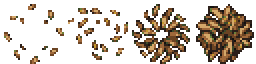
#> input picture assets/vfx/charge/charge_staff_s1.png, 128 x 32 px (shown 2 times larger); its folder holds only this picture in this run
$ python validate_sprites.py
#> lines starting #> are read from the running program, lines starting #| are printed output that depends on the picture; after the words box and inside, x2 and y2 are one past the last pixel; in counts of white or black regions, pixels touching at a corner belong together
"""
validate_sprites.py - Kiểm tra mọi file PNG trong assets/sprites/ và assets/vfx/ theo tiêu chuẩn GDD
1. Đọc kích thước khung từ animations.json (frame_width, frame_height) thay vì cố định 32x32
2. Quét thư mục assets/vfx/ với manifest assets/vfx/charge/manifest.json ghi: số khung, kích thước ô, fps, anchor
3. Tạo assets/vfx/charge/manifest.json từ danh sách file hiện có theo bảng quy định (đọc kích thước thực, báo lỗi nếu khác bảng)
4. Báo cáo chi tiết từng file đạt/không đạt kèm lý do (không tự ý sửa ảnh)
"""
import os
import sys
import io
import json

# Đảm bảo in utf-8 trên console Windows
sys.stdout = io.TextIOWrapper(sys.stdout.buffer, encoding='utf-8')

try:
    from PIL import Image
except ImportError:
    print("Lỗi: Thiếu thư viện Pillow. Vui lòng cài đặt: pip install Pillow")
    sys.exit(1)

# 16 màu cố định theo GDD Mục 3
PALETTE_16 = {
    "#14110F": (0x14, 0x11, 0x0F), # 1. Đen Than
    "#2B1F1A": (0x2B, 0x1F, 0x1A), # 2. Nâu Hầm
    "#4A4A52": (0x4A, 0x4A, 0x52), # 3. Xám Sắt
    "#7C7C80": (0x7C, 0x7C, 0x80), # 4. Xám Đá
    "#6B4423": (0x6B, 0x44, 0x23), # 5. Nâu Gỗ
    "#A0693B": (0xA0, 0x69, 0x3B), # 6. Nâu Da
    "#D4A86A": (0xD4, 0xA8, 0x6A), # 7. Cát
    "#E8D9B0": (0xE8, 0xD9, 0xB0), # 8. Giấy Da
    "#F4EBD0": (0xF4, 0xEB, 0xD0), # 9. Kem
    "#6E1423": (0x6E, 0x14, 0x23), # 10. Đỏ Rượu
    "#A8342B": (0xA8, 0x34, 0x2B), # 11. Đỏ Gạch
    "#3B4A2A": (0x3B, 0x4A, 0x2A), # 12. Xanh Rêu
    "#6B7F3A": (0x6B, 0x7F, 0x3A), # 13. Xanh Lá Úa
    "#C79A2E": (0xC7, 0x9A, 0x2E), # 14. Vàng Cổ
    "#2F4A63": (0x2F, 0x4A, 0x63), # 15. Xanh Thép
    "#5A3A5E": (0x5A, 0x3A, 0x5E), # 16. Tím Mục
}

PALETTE_RGB_SET = set(PALETTE_16.values())

BASE_DIR = os.path.normpath(os.path.join(os.path.dirname(__file__), ".."))
SPRITES_DIR = os.path.join(BASE_DIR, "assets", "sprites")
VFX_DIR = os.path.join(BASE_DIR, "assets", "vfx")
VFX_CHARGE_DIR = os.path.join(VFX_DIR, "charge")
VFX_MANIFEST_PATH = os.path.join(VFX_CHARGE_DIR, "manifest.json")
ANIMATIONS_JSON_PATH = os.path.join(SPRITES_DIR, "player", "animations.json")

# Bảng quy định chuẩn cho VFX tích lực (Giai đoạn B - Mục 3)
CHARGE_TABLE = {
    "charge_staff_s1":        {"frames": 4, "frame_width": 32, "frame_height": 32, "fps": 12, "anchor": [16, 16]},
    "charge_staff_s2":        {"frames": 4, "frame_width": 32, "frame_height": 32, "fps": 12, "anchor": [16, 16]},
    "charge_staff_s3":        {"frames": 4, "frame_width": 32, "frame_height": 32, "fps": 12, "anchor": [16, 16]},
    "release_staff_dust":     {"frames": 4, "frame_width": 48, "frame_height": 48, "fps": 12, "anchor": [24, 24]},
    "glint_dagger":           {"frames": 3, "frame_width": 8,  "frame_height": 8,  "fps": 12, "anchor": [4, 4]},
    "release_dagger_speed":   {"frames": 3, "frame_width": 32, "frame_height": 16, "fps": 12, "anchor": [16, 8]},
    "stone_sling_s1":         {"frames": 2, "frame_width": 8,  "frame_height": 8,  "fps": 12, "anchor": [4, 4]},
    "stone_sling_s2":         {"frames": 2, "frame_width": 10, "frame_height": 10, "fps": 12, "anchor": [5, 5]},
    "stone_sling_s3":         {"frames": 2, "frame_width": 12, "frame_height": 12, "fps": 12, "anchor": [6, 6]},
    "release_sling_trail_s1": {"frames": 3, "frame_width": 16, "frame_height": 6,  "fps": 12, "anchor": [8, 3]},
    "release_sling_trail_s2": {"frames": 3, "frame_width": 24, "frame_height": 6,  "fps": 12, "anchor": [12, 3]},
    "release_sling_trail_s3": {"frames": 3, "frame_width": 32, "frame_height": 6,  "fps": 12, "anchor": [16, 3]},
    "flash_stage":            {"frames": 4, "frame_width": 24, "frame_height": 24, "fps": 12, "anchor": [12, 12]},
    "puff_cancel":            {"frames": 4, "frame_width": 16, "frame_height": 16, "fps": 12, "anchor": [8, 8]},
}

def analyze_rgba_image(rgba_img):
    """
    Phân tích màu và alpha cực nhanh bằng phương thức getcolors() ở tầng C của Pillow.
    Trả về: (has_transparent, min_a, max_a, semi_count, non_palette_set)
    """
    alpha = rgba_img.getchannel("A")
    min_a, max_a = alpha.getextrema()

    # Đếm pixel bán trong suốt qua bảng màu 256 mức của kênh alpha
    alpha_colors = alpha.getcolors(maxcolors=256) or []
    semi_count = sum(cnt for cnt, val in alpha_colors if 0 < val < 255)
    has_transparent = (min_a == 0)

    # Đếm và kiểm tra màu palette từ getcolors
    colors = rgba_img.getcolors(maxcolors=200000)
    non_palette = set()
    if colors:
        for cnt, (r, g, b, a) in colors:
            if a == 0:
                continue
            if (r, g, b) not in PALETTE_RGB_SET:
                non_palette.add(f"RGB({r},{g},{b})")
    else:
        # Nếu vượt quá 200,000 màu (ảnh canvas độ phân giải cao chưa xử lý)
        thumb = rgba_img.resize((min(rgba_img.width, 256), min(rgba_img.height, 256)), Image.Resampling.NEAREST)
        for cnt, (r, g, b, a) in (thumb.getcolors(maxcolors=200000) or []):
            if a > 0 and (r, g, b) not in PALETTE_RGB_SET:
                non_palette.add(f"RGB({r},{g},{b})")
        non_palette.add("Hơn 200,000 mã màu khác nhau")

    return has_transparent, min_a, max_a, semi_count, non_palette

def load_animations_config():
    """Tải cấu hình animations.json để lấy kích thước khung cho từng file sprite nhân vật."""
    anim_map = {}
    if not os.path.isfile(ANIMATIONS_JSON_PATH):
        return anim_map

    try:
        with open(ANIMATIONS_JSON_PATH, "r", encoding="utf-8") as f:
            data = json.load(f)
            if "player_egg" in data and "animations" in data["player_egg"]:
                anims = data["player_egg"]["animations"]
                default_size = data["player_egg"].get("frame_size", [32, 32])
                for anim_name, cfg in anims.items():
                    file_name = cfg.get("file", "")
                    if file_name:
                        fw = int(cfg.get("frame_width", default_size[0]))
                        fh = int(cfg.get("frame_height", default_size[1]))
                        frames = int(cfg.get("frames", 1))
                        fps = float(cfg.get("fps", 12))
                        anim_map[file_name] = {
                            "anim_name": anim_name,
                            "frame_width": fw,
                            "frame_height": fh,
                            "frames": frames,
                            "fps": fps
                        }
    except Exception as e:
        print(f"⚠️  Cảnh báo: Không thể đọc animations.json: {e}")
    return anim_map

def create_or_update_vfx_manifest():
    """Tạo assets/vfx/charge/manifest.json từ danh sách file thực tế theo bảng quy định."""
    print(f"\n=== TẠO / CẬP NHẬT MANIFEST VFX CHARGE: {VFX_MANIFEST_PATH} ===")
    os.makedirs(VFX_CHARGE_DIR, exist_ok=True)

    manifest_data = {}
    mismatch_errors = []

    # Quét các file thực tế trong assets/vfx/charge/
    actual_files = {}
    for f in os.listdir(VFX_CHARGE_DIR):
        p = os.path.join(VFX_CHARGE_DIR, f)
        if os.path.isfile(p) and f.lower().endswith(".png"):
            actual_files[f] = p

    # Đối chiếu từng mục trong CHARGE_TABLE
    for base_key, spec in CHARGE_TABLE.items():
        standard_filename = f"{base_key}.png"

        # Tìm file thực tế tương ứng (xử lý khoảng trắng hoặc tên mở rộng)
        matched_actual_file = None
        for actual_name in actual_files:
            actual_base = actual_name.rsplit(".", 1)[0].strip()
            if actual_base == base_key:
                matched_actual_file = actual_name
                break

        # Nếu chưa tìm thấy và là nhóm sling_trail, kiểm tra file gộp release_sling_trail_s1s2s3.png
        if not matched_actual_file and "release_sling_trail_" in base_key:
            for actual_name in actual_files:
                if "release_sling_trail_s1s2s3" in actual_name:
                    matched_actual_file = actual_name
                    break

        actual_size = None
        if matched_actual_file:
            img_path = actual_files[matched_actual_file]
            try:
                with Image.open(img_path) as im:
#> im is the input picture: PIL image 128x32 RGBA; mean R, G, B, A 34.3, 25, 14.8, 81.2
                    actual_size = list(im.size)
                    expected_w = spec["frames"] * spec["frame_width"]
                    expected_h = spec["frame_height"]
                    if actual_size[0] != expected_w or actual_size[1] != expected_h:
                        mismatch_errors.append(
                            f"File '{matched_actual_file}': Kích thước thực tế {actual_size[0]}x{actual_size[1]} "
                            f"KHÁC quy định bảng ({expected_w}x{expected_h} cho {spec['frames']} khung {spec['frame_width']}x{spec['frame_height']})"
                        )
            except Exception as e:
                mismatch_errors.append(f"Không thể đọc file '{matched_actual_file}': {e}")

        entry = {
            "frames": spec["frames"],
            "frame_width": spec["frame_width"],
            "frame_height": spec["frame_height"],
            "frame_size": [spec["frame_width"], spec["frame_height"]],
            "fps": spec["fps"],
            "anchor": spec["anchor"]
        }
        if actual_size:
            entry["actual_size"] = actual_size

        # Ghi vào manifest theo tên file chuẩn
        manifest_data[standard_filename] = entry

        # Nếu file trên đĩa có tên đặc thù (khoảng trắng / gộp), thêm alias vào manifest
        if matched_actual_file and matched_actual_file != standard_filename:
            alias_entry = dict(entry)
            alias_entry["note"] = f"Tên file thực tế trên đĩa tương ứng với {base_key}"
            manifest_data[matched_actual_file] = alias_entry

    # Ghi file manifest.json
    try:
        with open(VFX_MANIFEST_PATH, "w", encoding="utf-8") as f:
            json.dump(manifest_data, f, indent=2, ensure_ascii=False)
        print(f"✅ Đã ghi thành công {VFX_MANIFEST_PATH} ({len(manifest_data)} mục cấu hình).")
    except Exception as e:
        print(f"❌ Lỗi ghi file manifest: {e}")

    if mismatch_errors:
        print("\n[BÁO LỖI KÍCH THƯỚC THỰC TẾ SO VỚI BẢNG QUY ĐỊNH]:")
        for err in mismatch_errors:
            print(f"  ❌ {err}")
    else:
        print("  ✅ Tất cả các file đều có kích thước thực tế khớp bảng quy định.")

    return manifest_data

def validate_sprites_directory(anim_map):
    """Kiểm tra các file trong assets/sprites/ (Hỗ trợ frame_width/frame_height từ animations.json)."""
    print(f"\n=== 1. KIỂM ĐỊNH TÀI NGUYÊN SPRITE: {SPRITES_DIR} ===\n")
    if not os.path.isdir(SPRITES_DIR):
        print(f"Lỗi: Không tìm thấy thư mục {SPRITES_DIR}")
        return 0, 0

    png_files = []
    for root, dirs, files in os.walk(SPRITES_DIR):
        for f in sorted(files):
            if f.lower().endswith(".png"):
                png_files.append(os.path.join(root, f))

    if not png_files:
        print("Không tìm thấy file PNG nào trong assets/sprites/.")
        return 0, 0

    total_files = len(png_files)
    passed_files = 0

    for path in png_files:
        rel_path = os.path.relpath(path, SPRITES_DIR).replace("\\", "/")
        filename = os.path.basename(path)
        errors = []
        warnings = []

        try:
            with Image.open(path) as img:
                w, h = img.size
                mode = img.mode

                # 1. Kiểm tra kích thước khung từ animations.json hoặc mặc định
                if filename in anim_map:
                    cfg = anim_map[filename]
                    frame_w = cfg["frame_width"]
                    frame_h = cfg["frame_height"]
                    expected_frames = cfg["frames"]
                    expected_w = expected_frames * frame_w

                    if h != frame_h:
                        errors.append(f"Chiều cao h={h} khác quy định animations.json (h={frame_h})")
                    if w != expected_w:
                        errors.append(f"Chiều rộng w={w} khác quy định animations.json ({expected_frames} khung x {frame_w} = {expected_w})")
                    frames_count = expected_frames
                else:
                    # File ngoài animations.json (ví dụ weapon icons): kiểm tra chia hết
                    frame_size = h
                    if frame_size not in (16, 24, 32, 48, 64):
                        warnings.append(f"Chiều cao ảnh h={h} khác kích thước chuẩn (16, 24, 32, 48, 64 px)")
                    if frame_size > 0 and w % frame_size != 0:
                        errors.append(f"Chiều rộng w={w} không chia hết cho kích thước khung h={frame_size}")
                    frames_count = w // frame_size if frame_size > 0 else 1

                # 2. Kiểm tra kênh alpha / nền trong suốt
                if mode != "RGBA":
                    errors.append(f"Ảnh không có kênh Alpha (Mode: {mode}), bắt buộc RGBA để có nền trong suốt")
                    has_transparent = False
                    semi_count = 0
                    non_palette_colors = set()
                else:
                    has_transparent, min_a, max_a, semi_count, non_palette_colors = analyze_rgba_image(img)
                    if not has_transparent:
                        errors.append(f"Ảnh không có pixel nào trong suốt (min_alpha={min_a}, nền chưa xóa)")

                if semi_count > 0:
                    warnings.append(f"Có {semi_count} pixel bán trong suốt (anti-aliasing, GDD yêu cầu hard pixel)")

                if non_palette_colors:
                    sample = list(non_palette_colors)[:5]
                    more = f" ... và {len(non_palette_colors) - 5} màu khác" if len(non_palette_colors) > 5 else ""
                    warnings.append(f"Có {len(non_palette_colors)} mã màu không khớp chính xác 16 màu cố định: {', '.join(sample)}{more}")

                status = "PASS" if not errors and not warnings else ("WARN" if not errors else "FAIL")
                if status == "PASS":
                    passed_files += 1
                    print(f"[OK]   {rel_path:<38} | {w}x{h} ({frames_count} frames) | Nền trong suốt | 100% Palette")
                else:
                    tag = "[FAIL]" if errors else "[WARN]"
                    print(f"{tag} {rel_path:<38} | {w}x{h} ({frames_count} frames)")
                    for err in errors:
                        print(f"       ❌ Lỗi: {err}")
                    for warn in warnings:
                        print(f"       ⚠️  Cảnh báo: {warn}")

        except Exception as ex:
            print(f"[FAIL] {rel_path:<38} | Không thể đọc ảnh: {ex}")

    print(f"\n-> Kết quả Sprites: {passed_files}/{total_files} file đạt chuẩn 100%")
    return passed_files, total_files

def validate_vfx_directory(manifest):
    """Kiểm định thư mục assets/vfx/charge/ dựa trên manifest.json."""
    print(f"\n=== 2. KIỂM ĐỊNH TÀI NGUYÊN VFX CHARGE: {VFX_CHARGE_DIR} ===\n")
    if not os.path.isdir(VFX_CHARGE_DIR):
        print(f"Lỗi: Không tìm thấy thư mục {VFX_CHARGE_DIR}")
        return 0, 0

    png_files = []
    for f in sorted(os.listdir(VFX_CHARGE_DIR)):
        if f.lower().endswith(".png"):
            png_files.append(f)

    if not png_files:
        print("Không có file PNG nào trong assets/vfx/charge/.")
        return 0, 0

    total_files = len(png_files)
    passed_files = 0

    for filename in png_files:
        path = os.path.join(VFX_CHARGE_DIR, filename)
        errors = []
        warnings = []

        # 1. Tra cứu thông số trong manifest
        spec = manifest.get(filename)
        if not spec:
            base_key = filename.rsplit(".", 1)[0].strip()
            spec = manifest.get(f"{base_key}.png") or manifest.get(base_key)

        if not spec:
            errors.append(f"File không có mục cấu hình nào trong manifest.json")
            print(f"[FAIL] {filename:<32} | Chưa khai báo trong manifest")
            for err in errors:
                print(f"       ❌ Lỗi: {err}")
            continue

        frames = int(spec["frames"])
        frame_w = int(spec.get("frame_width", spec.get("frame_size", [32, 32])[0]))
        frame_h = int(spec.get("frame_height", spec.get("frame_size", [32, 32])[1]))
        anchor = spec.get("anchor", [frame_w // 2, frame_h // 2])

        try:
            with Image.open(path) as img:
                w, h = img.size
                mode = img.mode

                # (1) Chiều rộng ảnh = số khung x chiều rộng ô
                expected_w = frames * frame_w
                if w != expected_w:
                    errors.append(f"Chiều rộng w={w} khác quy định ({frames} khung x {frame_w} = {expected_w})")

                # (2) Chiều cao = chiều cao ô
                if h != frame_h:
                    errors.append(f"Chiều cao h={h} khác chiều cao ô ({frame_h})")

                # (3) Nền trong suốt, (4) 16 màu GDD, (5) Không có pixel bán trong suốt
                has_transparent_bg = False
                if mode != "RGBA":
                    errors.append(f"Ảnh không có kênh Alpha (Mode: {mode}), bắt buộc RGBA để có nền trong suốt")
                else:
                    has_transparent_bg, min_a, max_a, semi_count, non_palette_colors = analyze_rgba_image(img)
#> in analyze_rgba_image, `alpha = rgba_img.getchannel("A")`:
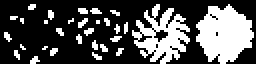
#> alpha: PIL image 128x32 L (shown 2 times larger); 31.8% white; 30 white regions (28 under 20 px), largest, box (x1, y1, x2, y2) and area: (98, 2, 127, 32) 591, (66, 2, 95, 32) 443
#> in analyze_rgba_image, `min_a, max_a = alpha.getextrema()`: min_a = 0; max_a = 255
#> in analyze_rgba_image, `alpha_colors = alpha.getcolors(maxcolors=256) or []`: alpha_colors = [(2792, 0), (1304, 255)]
#> in analyze_rgba_image, `semi_count = sum(cnt for cnt, val in alpha_colors if 0 < val < 255)`: semi_count = 0
#> in analyze_rgba_image, `has_transparent = (min_a == 0)`: has_transparent = True
#> in analyze_rgba_image, `colors = rgba_img.getcolors(maxcolors=200000)`: colors = [(264, (160, 105, 59, 255)), (351, (107, 68, 35, 255)), (38, (20, 17, 15, 255)), (156, (212, 168, 106, 255)), (17, (199, 154, 46, 255)), (19, (107, 127, 58, 255)), (107, (59, 74, 42, 255)), (352, (43, 31, 26, 255)), (2792, (0, 0, 0, 0))]
#> the loop in analyze_rgba_image, `for cnt, (r, g, b, a) in colors:` made 9 passes
#> (cnt, r, g, b, a) on passes 1 to 8: (264, 160, 105, 59, 255), (351, 107, 68, 35, 255), (38, 20, 17, 15, 255), (156, 212, 168, 106, 255), (17, 199, 154, 46, 255), (19, 107, 127, 58, 255), (107, 59, 74, 42, 255), (352, 43, 31, 26, 255)
#> after the loop in analyze_rgba_image, `for cnt, (r, g, b, a) in colors:`: non_palette = 0 items
#> has_transparent_bg = True; min_a = 0; max_a = 255; semi_count = 0; non_palette_colors = 0 items

                    if not has_transparent_bg:
                        errors.append(f"Ảnh không có pixel nào trong suốt (min_alpha={min_a}, nền chưa xóa)")

                    if semi_count > 0:
                        errors.append(f"Có {semi_count} pixel bán trong suốt (yêu cầu alpha hoàn toàn 0 hoặc 255)")

                    if non_palette_colors:
                        sample = list(non_palette_colors)[:5]
                        more = f" ... và {len(non_palette_colors) - 5} màu khác" if len(non_palette_colors) > 5 else ""
                        errors.append(f"Có {len(non_palette_colors)} mã màu không thuộc 16 màu GDD: {', '.join(sample)}{more}")

                # (6) Tâm của nội dung từng khung không lệch quá 1 px so với anchor
                if w == expected_w and h == frame_h and has_transparent_bg:
                    for i in range(frames):
                        frame_crop = img.crop((i * frame_w, 0, (i + 1) * frame_w, frame_h))
                        bbox = frame_crop.getbbox()
                        if bbox is None:
                            continue

                        bx0, by0, bx1, by1 = bbox
                        content_cx = (bx0 + bx1 - 1) / 2.0
                        content_cy = (by0 + by1 - 1) / 2.0
                        dx = abs(content_cx - anchor[0])
                        dy = abs(content_cy - anchor[1])

                        if dx > 1.0 or dy > 1.0:
                            errors.append(
                                f"Khung {i+1}: Tâm nội dung ({content_cx:.1f}, {content_cy:.1f}) lệch quá 1px so với anchor ({anchor[0]}, {anchor[1]}) (lệch dx={dx:.1f}, dy={dy:.1f})"
                            )
#> this loop made 4 passes
#> (bbox, by0, bx1, by1, content_cx, dx) on passes 1 to 4: ((2, 2, 32, 32), 2, 32, 32, 16.5, 0.5), ((2, 4, 32, 30), 4, 32, 30, 16.5, 0.5), ((2, 2, 31, 32), 2, 31, 32, 16, 0), ((2, 2, 31, 32), 2, 31, 32, 16, 0)
#> pass 1, in validate_vfx_directory, `frame_crop = img.crop((i * frame_w, 0, (i + 1) * frame_w, frame_h))`:
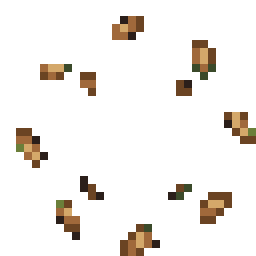
#> frame_crop: PIL image 32x32 RGBA (shown 8 times larger); mean R, G, B, A 12.7, 9.1, 5.2, 26.1; transparent parts drawn white
#> after the loop, errors = []
                elif w != expected_w or h != frame_h:
                    errors.append(f"Không thể kiểm tra tâm anchor vì kích cỡ ảnh ({w}x{h}) không đúng chuẩn ô ({expected_w}x{frame_h})")

                # Cảnh báo tên file nếu có dấu cách thừa
                if " " in filename:
                    warnings.append(f"Tên file chứa khoảng trắng bất thường ('{filename}')")

                # Tổng kết trạng thái file
                status = "PASS" if not errors and not warnings else ("WARN" if not errors else "FAIL")
#> status = 'PASS'
#> (the rest of the program and of its run is left out)
